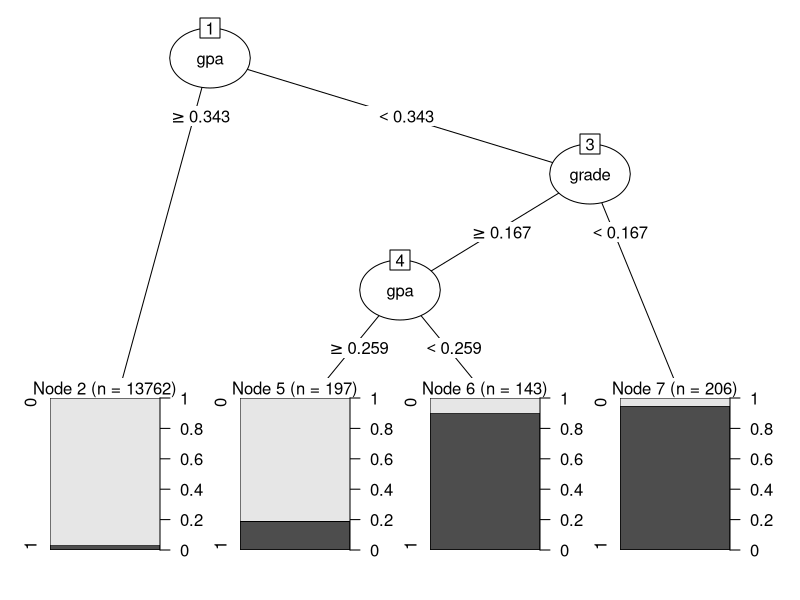

The R script that drew this image:
## ---- chunk 1
knitr::opts_chunk$set(echo = TRUE)
## ---- chunk 2
#Load the libraries
library(dplyr)
library(readr)
library(tidyverse)
library(class)
library(caret)
library(rpart)
library(partykit)
library(randomForest)
library(e1071)
#Read the csv file
case3data <- read.csv("case3data.csv",stringsAsFactors = TRUE)
# remove studentID and move dropped to the first column
case3data <- case3data %>%
    select(-studentID) %>% select(dropped,everything())
 
# convert all factors to numeric
case3data <-case3data %>% mutate_if(is.factor,as.numeric)
# convert dropped to a factor
case3data$dropped <- as.factor(case3data$dropped)
#Print the summary
#case3data %>% summary
## ---- chunk 3
# First, rescale the data
# create the rescaling function we have been using thus far
rescale_x <- function(x){(x-min(x))/(max(x)-min(x))}
# create a copy of the df
rescaled_df <- case3data
# apply the rescale function to all columns except dropped
rescaled_df[2:14] <- sapply(rescaled_df[2:14],rescale_x)
# confirm rescaling worked correctly
# all rescaled vars should be within [0,1]
summary(rescaled_df)
# Now split the data
# set the seed to Notre Dame's founding year
set.seed(1842)
# determine the number of rows in the dataframe
n <- nrow(rescaled_df)
# get a list of 20% of the rows in combined to use as indices
test_idx <- sample.int(n, size = round(0.2 * n))
# set the the training data to be those rows not matching the index list
training <- rescaled_df[-test_idx,]
# set the the test data to be those rows matching the index list
testing <- rescaled_df[test_idx,] 
## ---- chunk 4
# set the seed for consistent results
set.seed(1842)
# Define the formula
form <- paste(names(rescaled_df[1]),paste(names(rescaled_df[-1]), collapse='+'),sep = '~') %>% 
  as.formula()
# show the formula
# form
# Generate the Decision tree
diag.tree <- rpart(form, data=training)
# Print the Tree CP
# printcp(diag.tree)
# Plotting the Tree CP
# plotcp(diag.tree)
# Partykit plot of the Tree
#plot(as.party(diag.tree))
## ---- chunk 5
diag.new.tree <- prune(diag.tree, cp = 0.029)
# Partykit plot of the Pruned Tree
plot(as.party(diag.new.tree))
## ---- chunk 6
# use the decision tree created above to predict values in the test data 
# and then store the results
testing$tree_predict <- predict(diag.new.tree, 
                                newdata=testing, 
                                type="class")
# create the confusion matrix using the table function
confusion_tree <- table(Predicted =testing$tree_predict,
                        Actual=testing$dropped)
# Print a legend
cat("0 = Not Dropped Out, 1 = Dropped Out\n\n")
# Print the confusion matrix
confusion_tree
# show the accuracy of the decision tree
cat("Overall accuracy of prediction:\t", 
    sum(diag(confusion_tree)/nrow(testing)) %>% 
      round(4),"\n")
# show the percentage of M misclassified as B
cat("Rate of misclassifying Not Dropped Out as Dropped Out:\t", 
    (confusion_tree[1,2] / 
       (confusion_tree[1,1] + confusion_tree[1,2])) %>% 
      round(4),"\n")
# show the percentage of B misclassified as M
cat("Rate of misclassifying Dropped Out as Not Dropped Out:\t", 
    (confusion_tree[2,1] / 
       (confusion_tree[2,1] + confusion_tree[2,2])) %>% 
      round(4),"\n")
